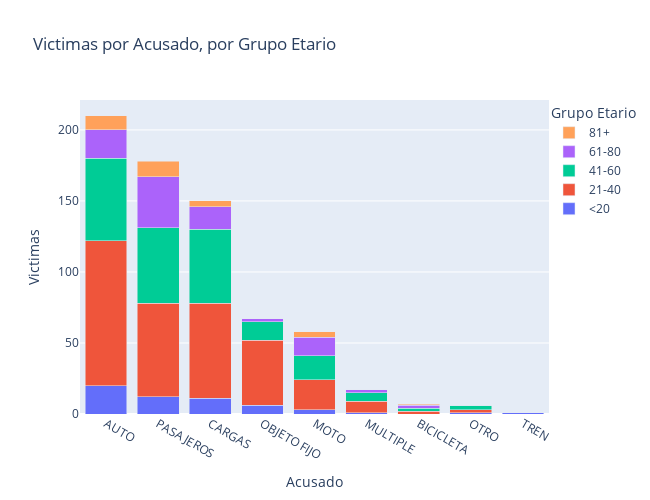

Notebook source saved alongside this figure:
### Markdown cell above
#### Acusados por Grupo Etario

### Code cell
# Agrupamos por 'ROL' y 'EDAD_GRUPO'
df_agrupado = df_homicidios.groupby(['ACUSADO', 'EDAD_GRUPO']).size().unstack()
# Sumamos las filas y aplicamos un sort
df_agrupado['suma'] = df_agrupado.sum(axis=1)
df_agrupado.sort_values('suma', ascending=False, inplace=True)
df_agrupado.drop(columns='suma', inplace=True)
# Creamos una grafica de barras tipo stacked
fig = go.Figure(data=[
    go.Bar(name=col, x=df_agrupado.index, y=df_agrupado[col]) for col in df_agrupado.columns
])
# Configuramos el layout
fig.update_layout(barmode='stack', xaxis_title='Acusado', yaxis_title='Victimas',
                  title='Victimas por Acusado, por Grupo Etario',
                  autosize=False, width=650, height=500,
                  legend_title='Grupo Etario',
                  legend=dict(x=1, y=1),
                  template='plotly'
)
fig.show()

### Figure 1 — Plotly figure (JSON) as saved in the notebook; plotly's stock layout.template omitted (floating-point values rounded to 4 significant figures)
{"data": [{"name": "<20", "type": "bar", "x": ["AUTO", "PASAJEROS", "CARGAS", "OBJETO FIJO", "MOTO", "MULTIPLE", "BICICLETA", "OTRO", "TREN"], "y": [20, 12, 11, 6, 3, 1, 0, 1, 1]}, {"name": "21-40", "type": "bar", "x": ["AUTO", "PASAJEROS", "CARGAS", "OBJETO FIJO", "MOTO", "MULTIPLE", "BICICLETA", "OTRO", "TREN"], "y": [102, 66, 67, 46, 21, 8, 2, 2, 0]}, {"name": "41-60", "type": "bar", "x": ["AUTO", "PASAJEROS", "CARGAS", "OBJETO FIJO", "MOTO", "MULTIPLE", "BICICLETA", "OTRO", "TREN"], "y": [58, 53, 52, 13, 17, 6, 2, 3, 0]}, {"name": "61-80", "type": "bar", "x": ["AUTO", "PASAJEROS", "CARGAS", "OBJETO FIJO", "MOTO", "MULTIPLE", "BICICLETA", "OTRO", "TREN"], "y": [20, 36, 16, 2, 13, 2, 2, 0, 0]}, {"name": "81+", "type": "bar", "x": ["AUTO", "PASAJEROS", "CARGAS", "OBJETO FIJO", "MOTO", "MULTIPLE", "BICICLETA", "OTRO", "TREN"], "y": [10, 11, 4, 0, 4, 0, 1, 0, 0]}], "layout": {"autosize": false, "barmode": "stack", "height": 500, "legend": {"title": {"text": "Grupo Etario"}, "x": 1, "y": 1}, "title": {"text": "Victimas por Acusado, por Grupo Etario"}, "width": 650, "xaxis": {"title": {"text": "Acusado"}}, "yaxis": {"title": {"text": "Victimas"}}}}
